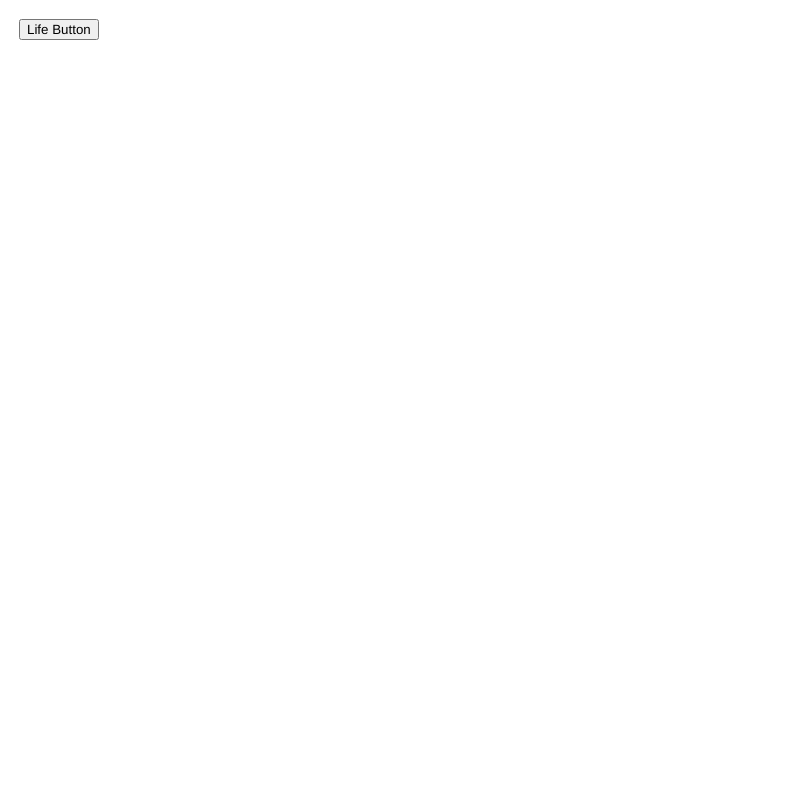
Frame 1 (no input)
Frame 60 (no input): identical to frame 1, image omitted
Frame 120 (the mouse pressed at the canvas centre since frame 60): identical to frame 1, image omitted

The p5.js sketch that drew this single still picture (run headless with seeded random() and noise() and a simulated clock; from frame 60 on, the mouse is pressed at the canvas centre):

// p5.js sketch
// ── sketch.js
let button;
let fates = ["Celebrity","Dead Early","Teacher","Hater", "Villain", "Hero", "Average", "Janitor", "Sales Clerk", "Gamer", "Gave up","President", "Professional Couch Warmer", "Successful"];
let fate = fates[1];

function setup() {
  createCanvas(800, 800);
  background(255);
  button = createButton('Life Button');
  button.position(19, 19);
  

}

function draw() {
  button.mousePressed(randomLife);
  

  
}

function randomLife() {
  textSize(32);
  text(fates[int(random(0,14))], random(50, 750), random(50, 750));
  fill(0, 102, 153);
  text(fates[int(random(0,14))], random(50, 750), random(50, 750));
  fill(0, 102, 153);
  text(fates[int(random(0,14))], random(50, 750), random(50, 750));
  fill(0, 102, 153);
  

}
